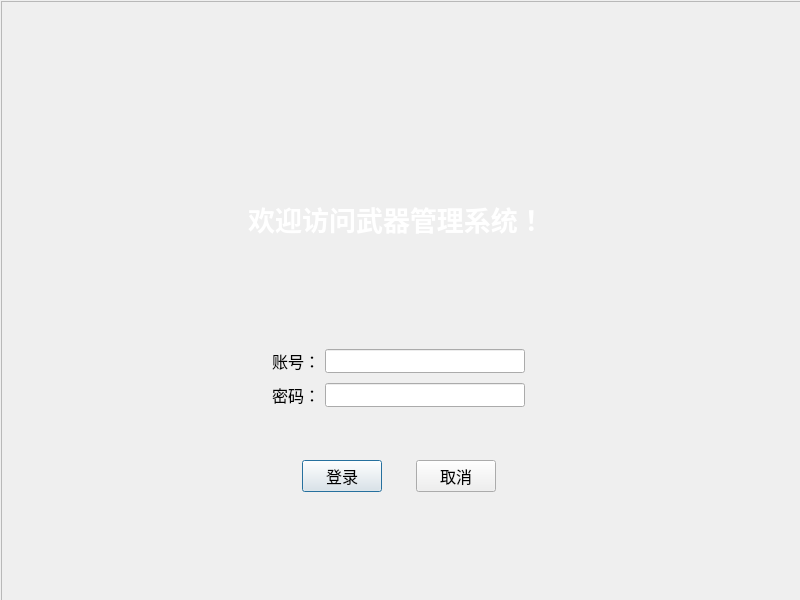
<?xml version="1.0" encoding="UTF-8"?>
<ui version="4.0">
 <class>Dialog</class>
 <widget class="QDialog" name="Dialog">
  <property name="geometry">
   <rect>
    <x>0</x>
    <y>0</y>
    <width>800</width>
    <height>600</height>
   </rect>
  </property>
  <property name="sizePolicy">
   <sizepolicy hsizetype="Fixed" vsizetype="Fixed">
    <horstretch>0</horstretch>
    <verstretch>0</verstretch>
   </sizepolicy>
  </property>
  <property name="minimumSize">
   <size>
    <width>800</width>
    <height>600</height>
   </size>
  </property>
  <property name="maximumSize">
   <size>
    <width>800</width>
    <height>600</height>
   </size>
  </property>
  <property name="windowTitle">
   <string>登录</string>
  </property>
  <property name="layoutDirection">
   <enum>Qt::LeftToRight</enum>
  </property>
  <widget class="QFrame" name="frame">
   <property name="geometry">
    <rect>
     <x>1</x>
     <y>1</y>
     <width>800</width>
     <height>800</height>
    </rect>
   </property>
   <property name="minimumSize">
    <size>
     <width>800</width>
     <height>800</height>
    </size>
   </property>
   <property name="maximumSize">
    <size>
     <width>800</width>
     <height>600</height>
    </size>
   </property>
   <property name="layoutDirection">
    <enum>Qt::LeftToRight</enum>
   </property>
   <property name="styleSheet">
    <string notr="true">QFrame{
	border-image:url(:/pic/background4.png);
}
</string>
   </property>
   <property name="frameShape">
    <enum>QFrame::StyledPanel</enum>
   </property>
   <property name="frameShadow">
    <enum>QFrame::Raised</enum>
   </property>
   <widget class="QFrame" name="frame_2">
    <property name="geometry">
     <rect>
      <x>150</x>
      <y>120</y>
      <width>489</width>
      <height>379</height>
     </rect>
    </property>
    <property name="sizePolicy">
     <sizepolicy hsizetype="Fixed" vsizetype="Fixed">
      <horstretch>0</horstretch>
      <verstretch>0</verstretch>
     </sizepolicy>
    </property>
    <property name="maximumSize">
     <size>
      <width>800</width>
      <height>600</height>
     </size>
    </property>
    <property name="autoFillBackground">
     <bool>false</bool>
    </property>
    <property name="styleSheet">
     <string notr="true">QFrame{
	background-color:rgb(252,252,252,0%);
	border-image:url(); 
}</string>
    </property>
    <property name="frameShape">
     <enum>QFrame::WinPanel</enum>
    </property>
    <property name="frameShadow">
     <enum>QFrame::Raised</enum>
    </property>
    <widget class="QWidget" name="verticalLayoutWidget_2">
     <property name="geometry">
      <rect>
       <x>20</x>
       <y>20</y>
       <width>451</width>
       <height>351</height>
      </rect>
     </property>
     <layout class="QVBoxLayout" name="verticalLayout_2">
      <item>
       <layout class="QGridLayout" name="gridLayout" rowstretch="2,2,1">
        <property name="spacing">
         <number>5</number>
        </property>
        <item row="1" column="0">
         <layout class="QFormLayout" name="formLayout">
          <property name="labelAlignment">
           <set>Qt::AlignCenter</set>
          </property>
          <property name="formAlignment">
           <set>Qt::AlignCenter</set>
          </property>
          <property name="horizontalSpacing">
           <number>5</number>
          </property>
          <property name="verticalSpacing">
           <number>10</number>
          </property>
          <property name="leftMargin">
           <number>5</number>
          </property>
          <property name="topMargin">
           <number>5</number>
          </property>
          <property name="rightMargin">
           <number>5</number>
          </property>
          <property name="bottomMargin">
           <number>5</number>
          </property>
          <item row="0" column="0">
           <widget class="QLabel" name="label">
            <property name="font">
             <font>
              <family>Microsoft YaHei</family>
              <pointsize>12</pointsize>
              <weight>50</weight>
              <bold>false</bold>
             </font>
            </property>
            <property name="styleSheet">
             <string notr="true">QLaber{
	color:rgb(255, 255, 255)
}
</string>
            </property>
            <property name="text">
             <string>账号：</string>
            </property>
           </widget>
          </item>
          <item row="1" column="0">
           <widget class="QLabel" name="label_2">
            <property name="font">
             <font>
              <family>Microsoft YaHei</family>
              <pointsize>12</pointsize>
             </font>
            </property>
            <property name="styleSheet">
             <string notr="true">QLabel{
	color:rgb(255, 255, 255);
	color:black;
	font-family:Microsoft YaHei;
}</string>
            </property>
            <property name="text">
             <string>密码：</string>
            </property>
           </widget>
          </item>
          <item row="1" column="1">
           <widget class="QLineEdit" name="le_pswd">
            <property name="sizePolicy">
             <sizepolicy hsizetype="Fixed" vsizetype="Fixed">
              <horstretch>0</horstretch>
              <verstretch>0</verstretch>
             </sizepolicy>
            </property>
            <property name="maximumSize">
             <size>
              <width>200</width>
              <height>40</height>
             </size>
            </property>
           </widget>
          </item>
          <item row="0" column="1">
           <widget class="QLineEdit" name="le_accont">
            <property name="sizePolicy">
             <sizepolicy hsizetype="Fixed" vsizetype="Fixed">
              <horstretch>0</horstretch>
              <verstretch>0</verstretch>
             </sizepolicy>
            </property>
            <property name="maximumSize">
             <size>
              <width>200</width>
              <height>40</height>
             </size>
            </property>
           </widget>
          </item>
         </layout>
        </item>
        <item row="2" column="0">
         <layout class="QHBoxLayout" name="horizontalLayout">
          <property name="spacing">
           <number>25</number>
          </property>
          <property name="leftMargin">
           <number>45</number>
          </property>
          <property name="rightMargin">
           <number>40</number>
          </property>
          <item>
           <widget class="QPushButton" name="tb_login">
            <property name="sizePolicy">
             <sizepolicy hsizetype="Fixed" vsizetype="Fixed">
              <horstretch>0</horstretch>
              <verstretch>0</verstretch>
             </sizepolicy>
            </property>
            <property name="maximumSize">
             <size>
              <width>80</width>
              <height>16777215</height>
             </size>
            </property>
            <property name="font">
             <font>
              <family>Microsoft YaHei</family>
              <pointsize>12</pointsize>
              <weight>50</weight>
              <bold>false</bold>
             </font>
            </property>
            <property name="text">
             <string>登录</string>
            </property>
           </widget>
          </item>
          <item>
           <widget class="QPushButton" name="tb_cancel">
            <property name="sizePolicy">
             <sizepolicy hsizetype="Fixed" vsizetype="Fixed">
              <horstretch>0</horstretch>
              <verstretch>0</verstretch>
             </sizepolicy>
            </property>
            <property name="maximumSize">
             <size>
              <width>80</width>
              <height>16777215</height>
             </size>
            </property>
            <property name="font">
             <font>
              <family>Microsoft YaHei</family>
              <pointsize>12</pointsize>
              <weight>50</weight>
              <bold>false</bold>
             </font>
            </property>
            <property name="text">
             <string>取消</string>
            </property>
           </widget>
          </item>
         </layout>
        </item>
        <item row="0" column="0">
         <widget class="QLabel" name="label_3">
          <property name="font">
           <font>
            <family>Microsoft YaHei</family>
            <pointsize>20</pointsize>
            <weight>75</weight>
            <bold>true</bold>
           </font>
          </property>
          <property name="styleSheet">
           <string notr="true">QLabel{
	color:rgb(255, 255, 255)
}</string>
          </property>
          <property name="text">
           <string>欢迎访问武器管理系统！</string>
          </property>
          <property name="alignment">
           <set>Qt::AlignCenter</set>
          </property>
         </widget>
        </item>
       </layout>
      </item>
     </layout>
    </widget>
   </widget>
  </widget>
 </widget>
 <resources>
  <include location="../../icons/resource.qrc"/>
 </resources>
 <connections/>
</ui>
